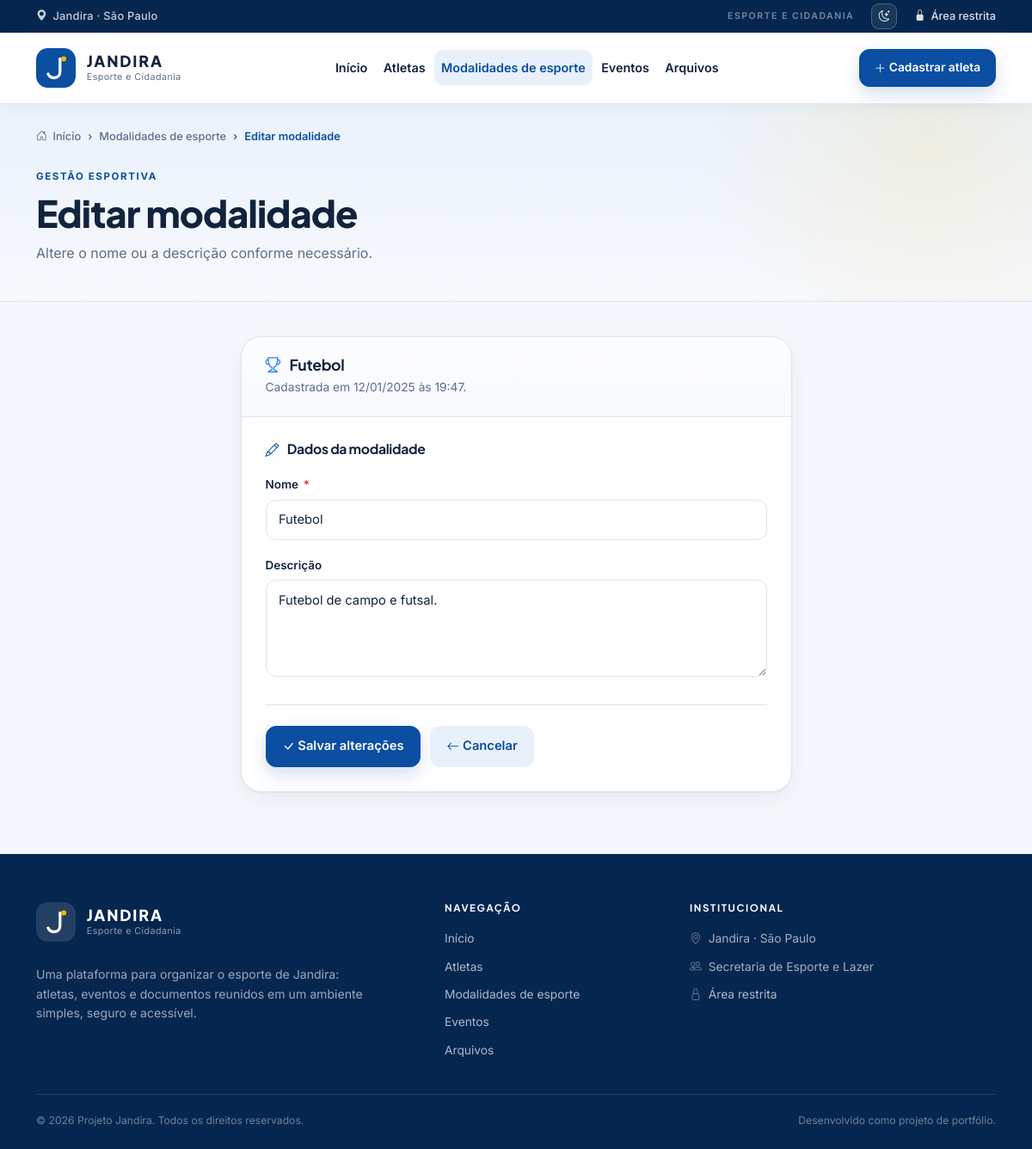
Page /cadastro_atletas/editar_modalidade_esporte.php?id=1 on the committed database.
### tables this page shows
CREATE TABLE IF NOT EXISTS `modalidades_esporte` (
  `id` int(11) NOT NULL,
  `nome` varchar(80) NOT NULL,
  `descricao` text DEFAULT NULL,
  `data_cadastro` datetime NOT NULL DEFAULT current_timestamp()
);

### cadastro_atletas/editar_modalidade_esporte.php (the view, shortened to what this page needs)
<?php
require_once __DIR__ . '/../includes/layout.php';
require_once __DIR__ . '/conexao.php';
$id = (int) ($_GET['id'] ?? 0);
$stmt = $mysqli->prepare('SELECT * FROM modalidades_esporte WHERE id = ? LIMIT 1');
$stmt->bind_param('i', $id);
$stmt->execute();
$resultado = $stmt->get_result();
$modalidade = $resultado->fetch_assoc();
    ?>
    <?php
$valores = [
    'nome' => (string) $modalidade['nome'],
    'descricao' => (string) ($modalidade['descricao'] ?? ''),
];
?>
<section class="page-content">
    <div class="container">
        <div class="row justify-content-center">
            <div class="col-12 col-lg-8 col-xl-7">
                <form method="post" action="" class="form-card">
                    <div class="form-card-header">
                        <h2><i class="bi bi-trophy me-2 text-primary" aria-hidden="true"></i> <?= e($modalidade['nome']) ?></h2>
                        <p>Cadastrada em <?= e(formatar_data_hora_br($modalidade['data_cadastro'])) ?>.</p>
                    </div>
                    <div class="form-card-body">
                        <div class="form-section">
                            <h3 class="form-section-title"><i class="bi bi-pencil" aria-hidden="true"></i> Dados da modalidade</h3>
                            <div class="row g-3">
                                <div class="col-12">
                                    <label for="nome" class="form-label">Nome <span class="required">*</span></label>
                                    <input type="text" class="form-control" id="nome" name="nome" value="<?= e($valores['nome']) ?>" maxlength="80" required>
                                </div>
                                <div class="col-12">
                                    <label for="descricao" class="form-label">Descrição</label>
                                    <textarea class="form-control" id="descricao" name="descricao" rows="4"><?= e($valores['descricao']) ?></textarea>
                                </div>
                            </div>
                        </div>
                        <div class="form-actions">
                            <button type="submit" class="btn btn-brand">
                                <i class="bi bi-check-lg" aria-hidden="true"></i>
                                Salvar alterações
                            </button>
                            <a href="<?= e(app_url('cadastro_atletas/modalidades_esporte.php')) ?>" class="btn btn-soft">
                                <i class="bi bi-arrow-left" aria-hidden="true"></i>
                                Cancelar
                            </a>
                        </div>
                    </div>
                </form>
            </div>
        </div>
    </div>
</section>

### assets/css/site.css (style rules this page uses)
:root { --brand: #0b4ea2; --brand-dark: #07356f; --brand-deep: #05264f; --brand-soft: #e8f0fb; --brand-softer: #f3f7fd; --accent: #f4b400; --accent-dark: #d99a00; --green: #1f9d6a; --ink: #12233d; --muted: #5d6f88; --line: #dce4ef; --surface: #f4f7fb; --white: #ffffff; --danger: #dc3545; --radius-lg: 24px; --radius-md: 16px; --radius-sm: 12px; --shadow-sm: 0 1px 2px rgba(16, 42, 80, .05), 0 10px 28px rgba(16, 42, 80, .05); --shadow-md: 0 18px 45px rgba(9, 38, 79, .13); --font-body: "Inter", system-ui, -apple-system, "Segoe UI", sans-serif; --font-display: "Plus Jakarta Sans", "Inter", system-ui, sans-serif; }
* { box-sizing: border-box; }
html { scroll-behavior: smooth; }
body { min-height: 100vh; display: flex; flex-direction: column; background: var(--surface); color: var(--ink); font-family: var(--font-body); font-size: 1rem; line-height: 1.6; -webkit-font-smoothing: antialiased; }
h1, h2, h3, h4, h5, h6 { font-family: var(--font-display); font-weight: 700; letter-spacing: -.02em; color: var(--ink); }
a { color: var(--brand); text-decoration: none; transition: color .18s ease; }
.btn { border-radius: 12px; font-weight: 600; font-size: .92rem; padding: .7rem 1.15rem; transition: transform .18s ease, box-shadow .18s ease, background .18s ease, border-color .18s ease; }
.btn i { vertical-align: -.08em; }
.btn-brand { background: var(--brand); border: 1px solid var(--brand); color: #fff; box-shadow: 0 8px 20px rgba(11, 78, 162, .18); }
.btn-soft { background: var(--brand-soft); border: 1px solid transparent; color: var(--brand); }
.page-content { padding: 2.5rem 0 4.5rem; }
.form-card { background: #fff; border: 1px solid var(--line); border-radius: var(--radius-lg); box-shadow: var(--shadow-sm); overflow: hidden; }
.form-card-header { padding: 1.4rem 1.75rem; border-bottom: 1px solid var(--line); background: linear-gradient(180deg, #fcfdff 0%, #f7f9fc 100%); }
.form-card-header h2 { font-size: 1.1rem; margin-bottom: .25rem; }
.form-card-header p { color: var(--muted); font-size: .86rem; margin-bottom: 0; }
.form-card-body { padding: 1.75rem; }
.form-section-title { display: flex; align-items: center; gap: .6rem; font-size: .98rem; font-weight: 700; margin-bottom: 1.15rem; }
.form-section-title i { color: var(--brand); font-size: 1rem; }
.form-label { font-size: .84rem; font-weight: 600; color: var(--ink); margin-bottom: .4rem; }
.form-label .required { color: var(--danger); margin-left: .15rem; }
.form-control, .form-select { border: 1px solid var(--line); border-radius: var(--radius-sm); padding: .7rem .9rem; font-size: .92rem; color: var(--ink); background-color: #fff; }
.form-control::placeholder { color: #9aa8bb; }
.form-actions { display: flex; flex-wrap: wrap; gap: .7rem; align-items: center; margin-top: 2rem; padding-top: 1.5rem; border-top: 1px solid var(--line); }
html { color-scheme: light; }

### rows in the picture
modalidades_esporte: nome "Futebol", data_cadastro "12/01/2025 às 19:47", descricao "Futebol de campo e futsal."

### other values in the picture
$item['label'] "Início"
$item['label'] "Atletas"
$item['label'] "Modalidades de esporte"
$item['label'] "Eventos"
$item['label'] "Arquivos"
$label "Modalidades de esporte"
$label "Editar modalidade"
$eyebrow "GESTÃO ESPORTIVA"
$title "Editar modalidade"
$description "Altere o nome ou a descrição conforme necessário."
